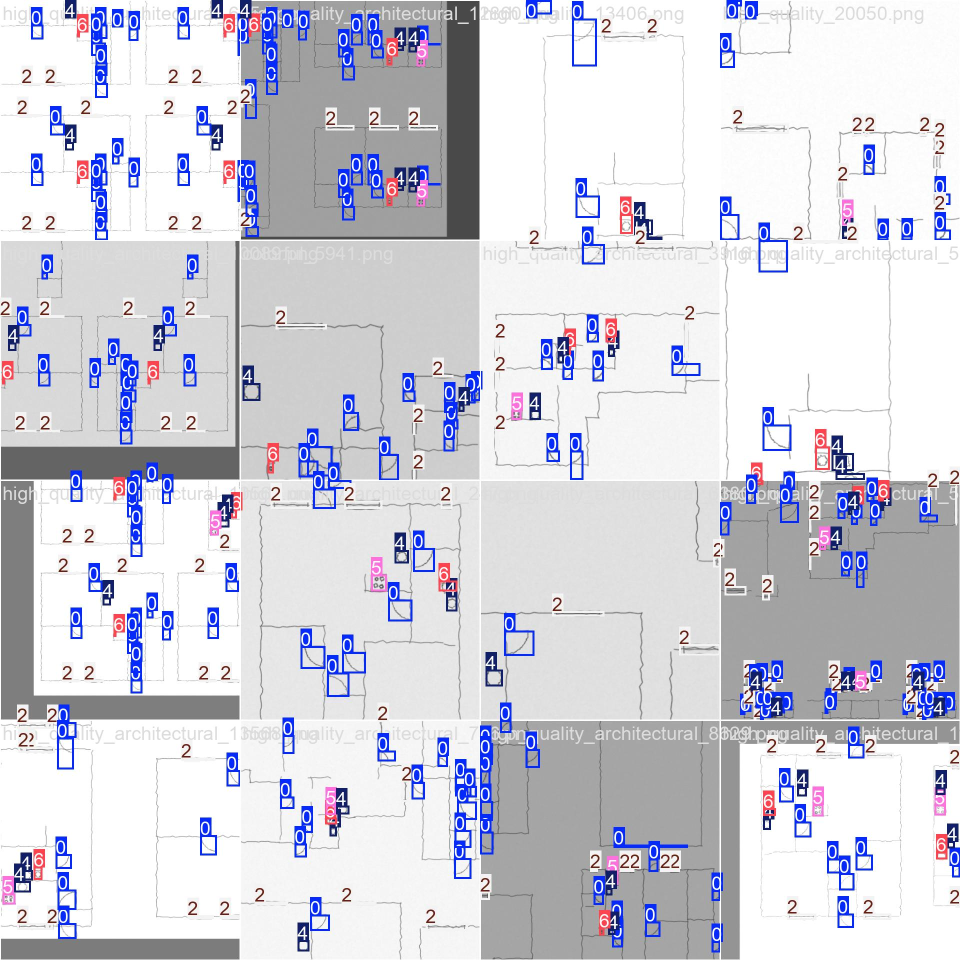
#> input picture product/backend/weights/train/train_batch0.jpg, 1920 x 1920 px (shown at 1/2 size)
$ python -i pipeline_profiles.py   (imports and definitions only)
#> lines starting #> are read from the running program, lines starting #| are printed output that depends on the picture; after the words box and inside, x2 and y2 are one past the last pixel; in counts of white or black regions, pixels touching at a corner belong together
"""Input-domain routing and calibrated pipeline profiles.

The two domains deliberately share one public 512 px coordinate space and one
floorplan JSON schema.  Only preparation, model recommendations and geometry
repair strength differ.
"""

from __future__ import annotations

import cv2
import numpy as np


PIPELINE_PROFILES = {
    "hand_sketch": {
        "label": "Hand sketch",
        "description": "Tolerant cleanup and topology repair for photographed or hand-drawn plans.",
        "default_gamma": 1.25,
        "cleanup_mode": "on",
        "recommended_yolo": "yolo_real_Aug_3.pt",
        "recommended_unet": "unet_real_finetuned_v1.pt",
        "geometry_profile": "hand_sketch",
        "use_yolo_ensemble": True,
    },
    "professional_plan": {
        "label": "Professional plan",
        "description": "Conservative vectorization that preserves clean CAD and architectural geometry.",
        "default_gamma": 1.0,
        "cleanup_mode": "off",
        "recommended_yolo": "yolo_cc_Sketch_1.pt",
        "recommended_unet": "finalunet.pt",
        "geometry_profile": "professional_plan",
        "use_yolo_ensemble": False,
    },
}

PIPELINE_MODES = {"auto", *PIPELINE_PROFILES}


# [12 lines left out: function public_pipeline_profiles, not called in this run]


def _as_rgb(image: np.ndarray) -> np.ndarray:
    if image.ndim == 2:
        return cv2.cvtColor(image, cv2.COLOR_GRAY2RGB)
    if image.ndim == 3 and image.shape[2] == 4:
        return cv2.cvtColor(image, cv2.COLOR_RGBA2RGB)
    if image.ndim == 3 and image.shape[2] == 3:
        return image.astype(np.uint8, copy=False)
    raise ValueError(f"Unsupported image shape for pipeline routing: {image.shape}")


def classify_floorplan_style(image: np.ndarray) -> dict:
    """Distinguish clean exported plans from photographed/hand-drawn input.

    This is intentionally a transparent heuristic, not another opaque model.
    The UI exposes its decision and always lets the user override it.
    """
    rgb = _as_rgb(image)
    gray = cv2.cvtColor(rgb, cv2.COLOR_RGB2GRAY)
    height, width = gray.shape

    channels = rgb.astype(np.int16)
    chroma = channels.max(axis=2) - channels.min(axis=2)
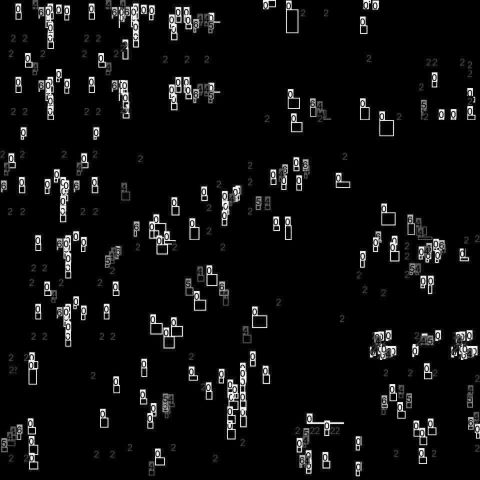
#> chroma: shape (1920, 1920) int16 (shown at 1/4 size); min 0, max 255, mean 13.4
    colored_ink_ratio = float(np.mean((chroma >= 14) & (gray <= 235)))
#> colored_ink_ratio = 0.0916
    paper_brightness = float(np.median(gray))
#> paper_brightness = 232

    sigma = max(gray.shape) / 30.0
    background = cv2.GaussianBlur(gray, (0, 0), sigma)
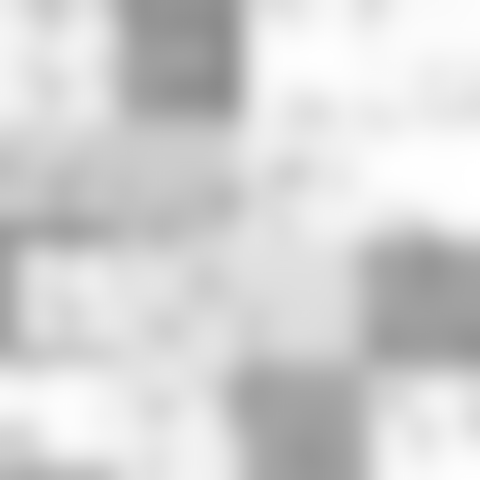
#> background: shape (1920, 1920) (shown at 1/4 size); min 137, max 255, mean 210.9
    residual = np.abs(gray.astype(np.float32) - background.astype(np.float32))
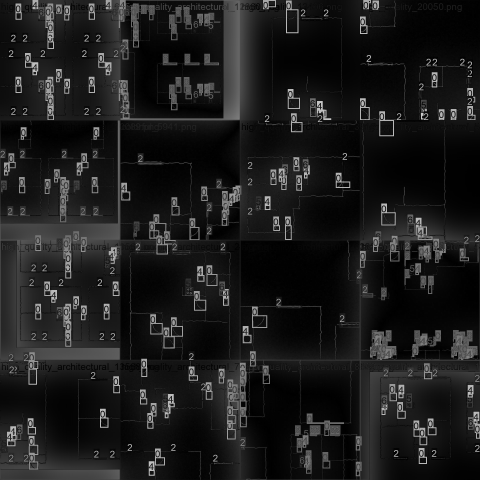
#> residual: shape (1920, 1920) float32 (shown at 1/4 size); min 0, max 224, mean 27.2
    bright_cutoff = float(np.percentile(gray, 70))
#> bright_cutoff = 253
    paper_region = residual[gray >= bright_cutoff]
    texture = float(np.median(paper_region)) if paper_region.size else float(np.median(residual))
#> texture = 18

    _, ink = cv2.threshold(gray, 0, 255, cv2.THRESH_BINARY_INV + cv2.THRESH_OTSU)
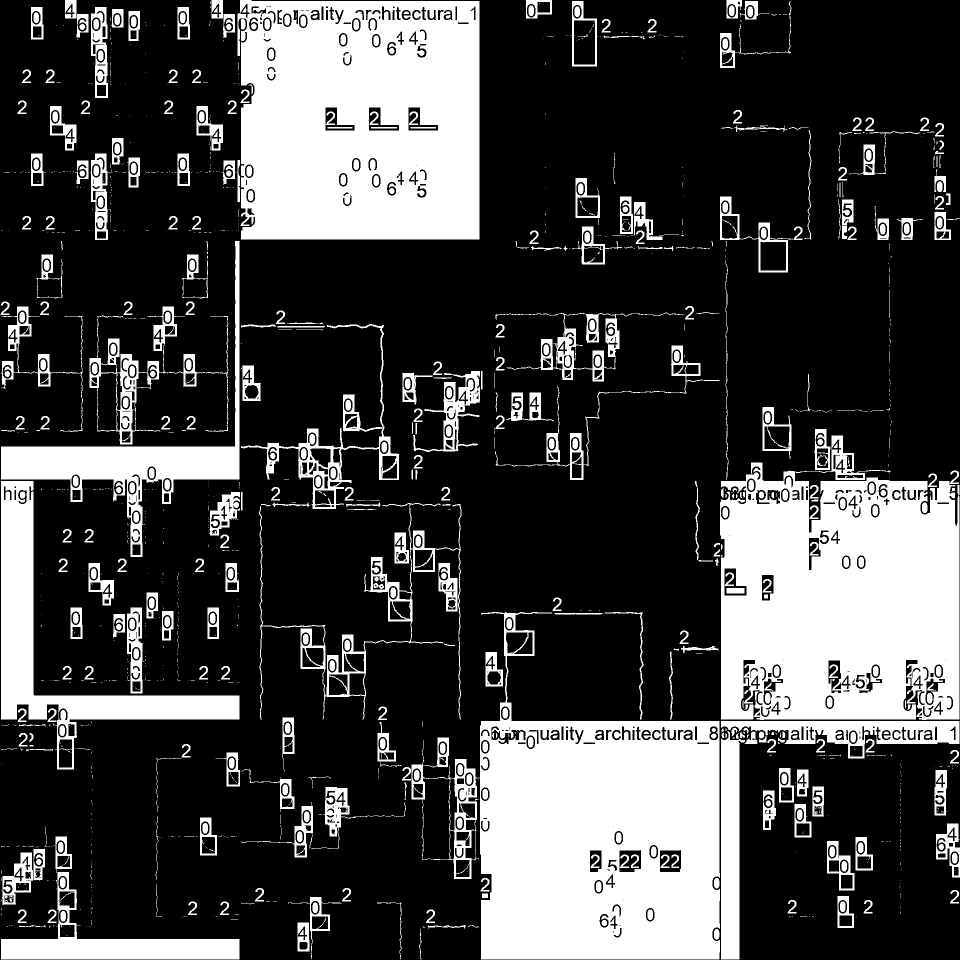
#> ink: shape (1920, 1920) (shown at 1/2 size); 26.8% white; 1413 white regions (880 under 20 px), largest, box (x1, y1, x2, y2) and area: (960, 1224, 1440, 1919) 215526, (475, 0, 959, 479) 210268, (1440, 871, 1919, 1440) 205305
    lines = cv2.HoughLinesP(
        ink,
        1,
        np.pi / 180,
        threshold=max(18, int(min(height, width) * 0.035)),
        minLineLength=max(24, int(min(height, width) * 0.09)),
        maxLineGap=max(4, int(min(height, width) * 0.015)),
    )
#> lines = 1921 rows, first 6: [1445, 962, 1918, 1435], [480, 11, 947, 478], [432, 0, 910, 478], [1443, 980, 1918, 1455], [438, 0, 916, 478], [1445, 978, 1918, 1451]
    line_count = 0
    orthogonal_ratio = 0.0
    if lines is not None:
        line_segments = np.asarray(lines).reshape(-1, 4)
#> line_segments has the same summary as lines
        line_count = len(line_segments)
#> line_count = 1921
        orthogonal = 0
        for x1, y1, x2, y2 in line_segments:
            angle = abs(np.degrees(np.arctan2(y2 - y1, x2 - x1))) % 90.0
            distance_to_axis = min(angle, 90.0 - angle)
            orthogonal += distance_to_axis <= 2.5
#> this loop made 1921 passes
#> (x1, y1, x2, y2, angle, distance_to_axis) on passes 1 to 3: (1445, 962, 1918, 1435, 45, 45), (480, 11, 947, 478, 45, 45), (432, 0, 910, 478, 45, 45)
#> after the loop, orthogonal = 255
        orthogonal_ratio = orthogonal / max(1, line_count)
#> orthogonal_ratio = 0.133

    professional_score = 0.0
    professional_score += 0.28 if colored_ink_ratio < 0.003 else 0.0
#> professional_score = 0
    professional_score += 0.22 if paper_brightness >= 244 else (0.10 if paper_brightness >= 238 else 0.0)
    professional_score += 0.20 if texture <= 1.5 else (0.08 if texture <= 3.0 else 0.0)
    professional_score += 0.22 * orthogonal_ratio
#> professional_score = 0.0292
    professional_score += 0.08 if line_count >= 4 else 0.0
#> professional_score = 0.109
    professional_score = float(np.clip(professional_score, 0.0, 1.0))

    resolved = "professional_plan" if professional_score >= 0.64 else "hand_sketch"
#> resolved = 'hand_sketch'
    confidence = 0.5 + min(0.49, abs(professional_score - 0.64) * 1.35)
#> confidence = 0.99
    return {
        "resolved_mode": resolved,
        "confidence": round(float(confidence), 3),
        "signals": {
            "professional_score": round(professional_score, 3),
            "colored_ink_ratio": round(colored_ink_ratio, 5),
            "paper_brightness": round(paper_brightness, 2),
            "paper_texture": round(texture, 2),
            "orthogonal_line_ratio": round(float(orthogonal_ratio), 3),
            "long_line_count": int(line_count),
        },
    }


# [15 lines left out: function resolve_pipeline_mode, not called in this run]

>>> import cv2
>>> picture = cv2.cvtColor(cv2.imread('weights/train/train_batch0.jpg'), cv2.COLOR_BGR2RGB)
>>> result = classify_floorplan_style(picture)
#> result = 3 items

$ run again, on product/backend/weights/train/train_batch1.jpg
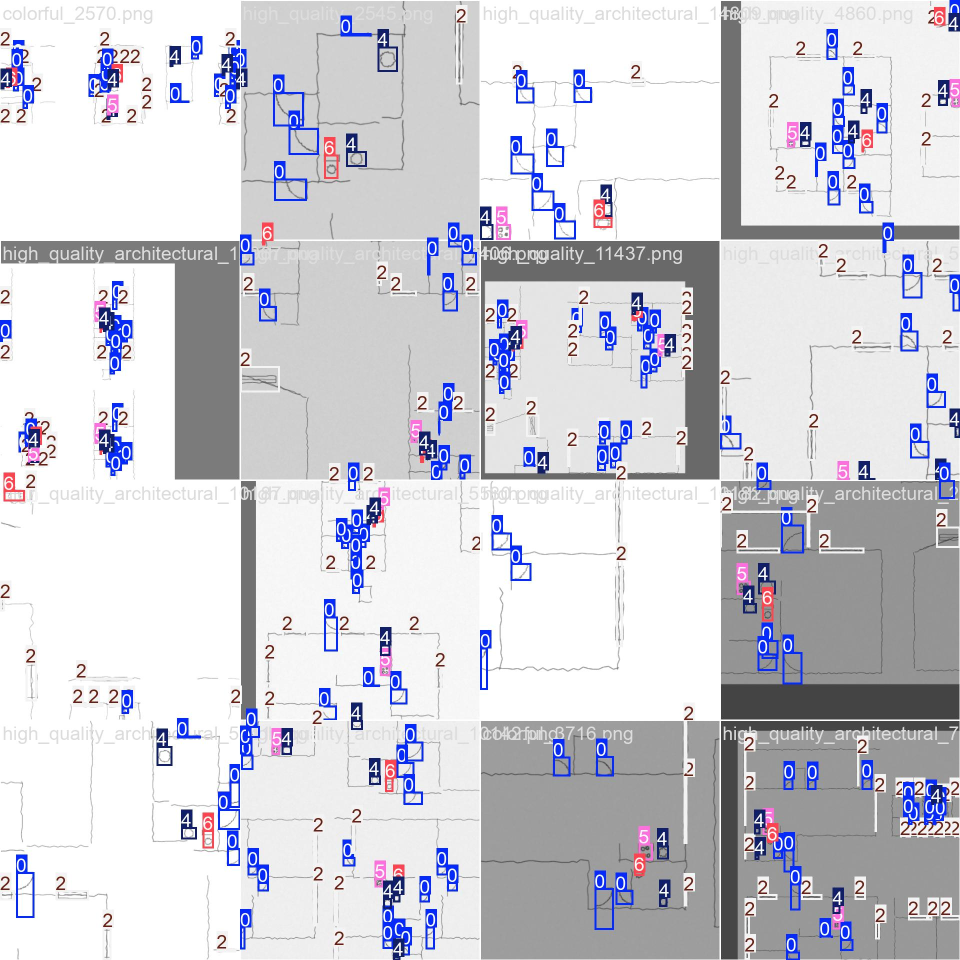
#> input picture product/backend/weights/train/train_batch1.jpg, 1920 x 1920 px (shown at 1/2 size)
#> colored_ink_ratio = 0.0788
#> paper_brightness = 237
#> in classify_floorplan_style, `residual = np.abs(gray.astype(np.float32) - background.astype(np.float..`:
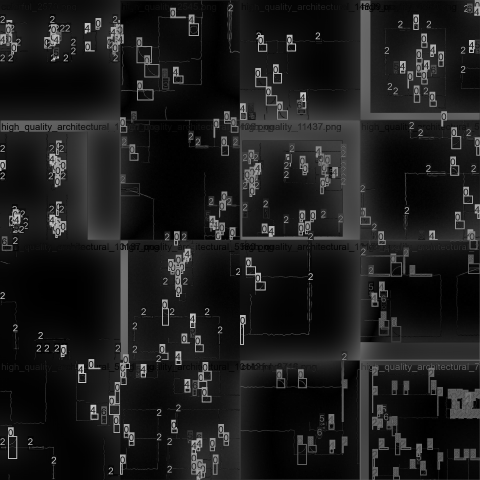
#> residual: shape (1920, 1920) float32 (shown at 1/4 size); min 0, max 228, mean 28.2
#> bright_cutoff = 254
#> texture = 13
#> in classify_floorplan_style, `_, ink = cv2.threshold(gray, 0, 255, cv2.THRESH_BINARY_INV + cv2.THRES..`:
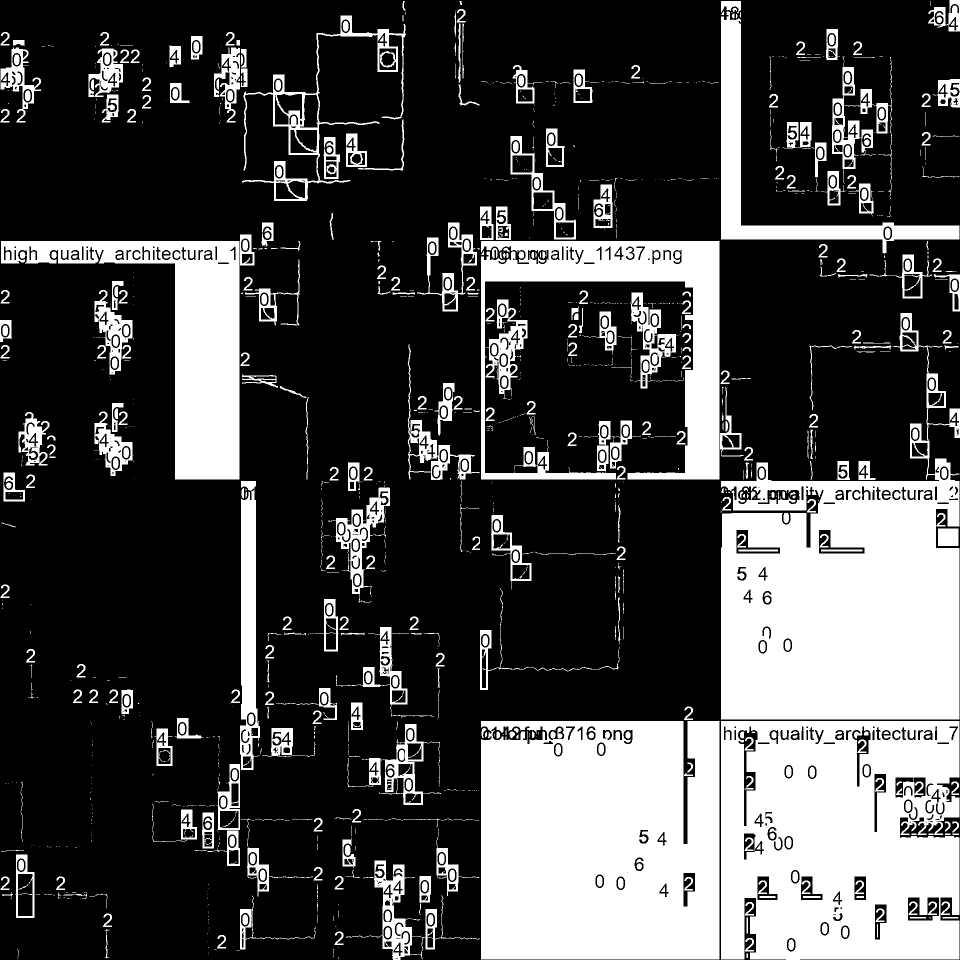
#> ink: shape (1920, 1920) (shown at 1/2 size); 27.9% white; 1404 white regions (804 under 20 px), largest, box (x1, y1, x2, y2) and area: (962, 1442, 1439, 1919) 216831, (1442, 626, 1920, 1439) 216231, (1442, 1442, 1919, 1920) 195737
#> lines = 1413 rows, first 6: [1027, 1918, 1918, 1027], [996, 1918, 1918, 996], [1002, 1918, 1918, 1002], [1133, 1918, 1918, 1133], [962, 1914, 1914, 962], [962, 1900, 1915, 947]
#> line_segments has the same summary as lines
#> line_count = 1413
#> the loop in classify_floorplan_style, `for x1, y1, x2, y2 in line_segments:` made 1413 passes
#> after the loop in classify_floorplan_style, `for x1, y1, x2, y2 in line_segments:`: orthogonal = 148
#> orthogonal_ratio = 0.105
#> in classify_floorplan_style, `professional_score += 0.28 if colored_ink_ratio < 0.003 else 0.0`: professional_score = 0
#> in classify_floorplan_style, `professional_score += 0.22 * orthogonal_ratio`: professional_score = 0.023
#> in classify_floorplan_style, `professional_score += 0.08 if line_count >= 4 else 0.0`: professional_score = 0.103
#> resolved = 'hand_sketch'
#> confidence = 0.99
#> result = 3 items

$ run again, on product/backend/weights/train/train_batch13700.jpg
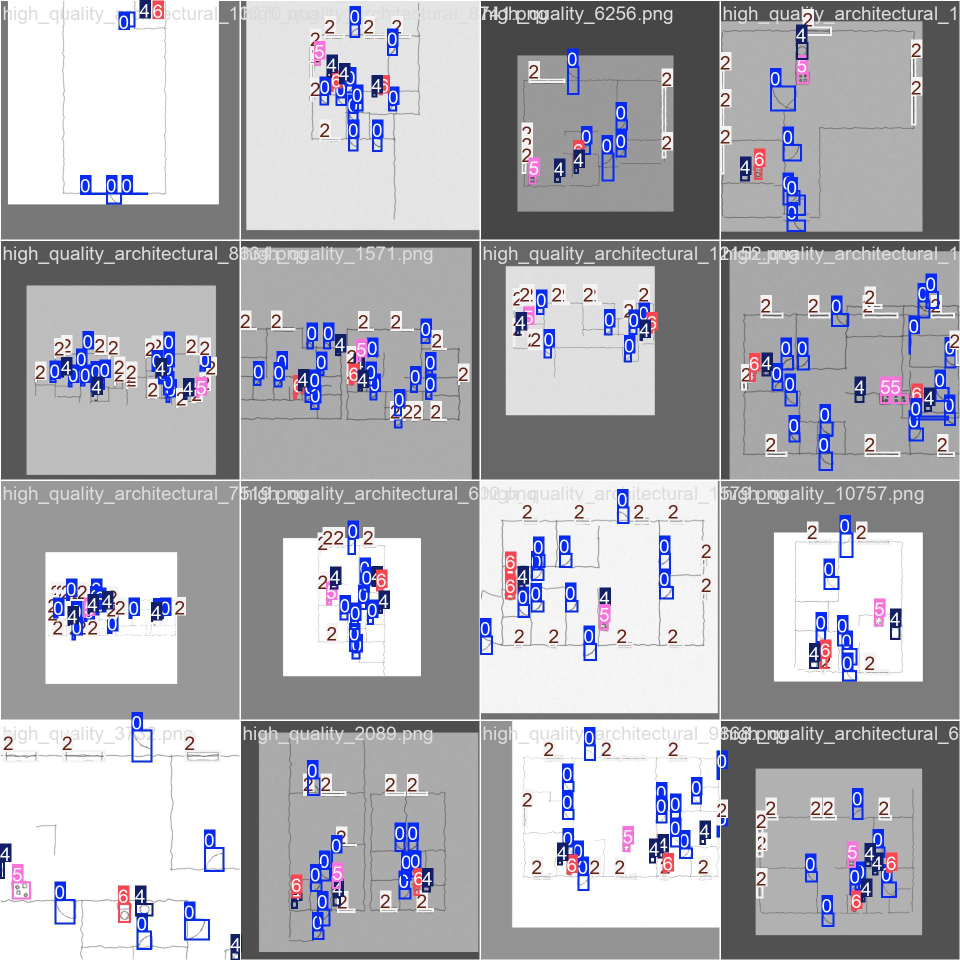
#> input picture product/backend/weights/train/train_batch13700.jpg, 1920 x 1920 px (shown at 1/2 size)
#> colored_ink_ratio = 0.0761
#> paper_brightness = 171
#> in classify_floorplan_style, `residual = np.abs(gray.astype(np.float32) - background.astype(np.float..`:
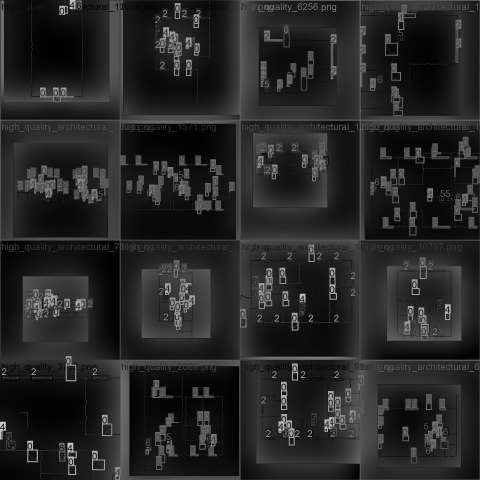
#> residual: shape (1920, 1920) float32 (shown at 1/4 size); min 0, max 222, mean 38.1
#> bright_cutoff = 229
#> texture = 34
#> in classify_floorplan_style, `_, ink = cv2.threshold(gray, 0, 255, cv2.THRESH_BINARY_INV + cv2.THRES..`:
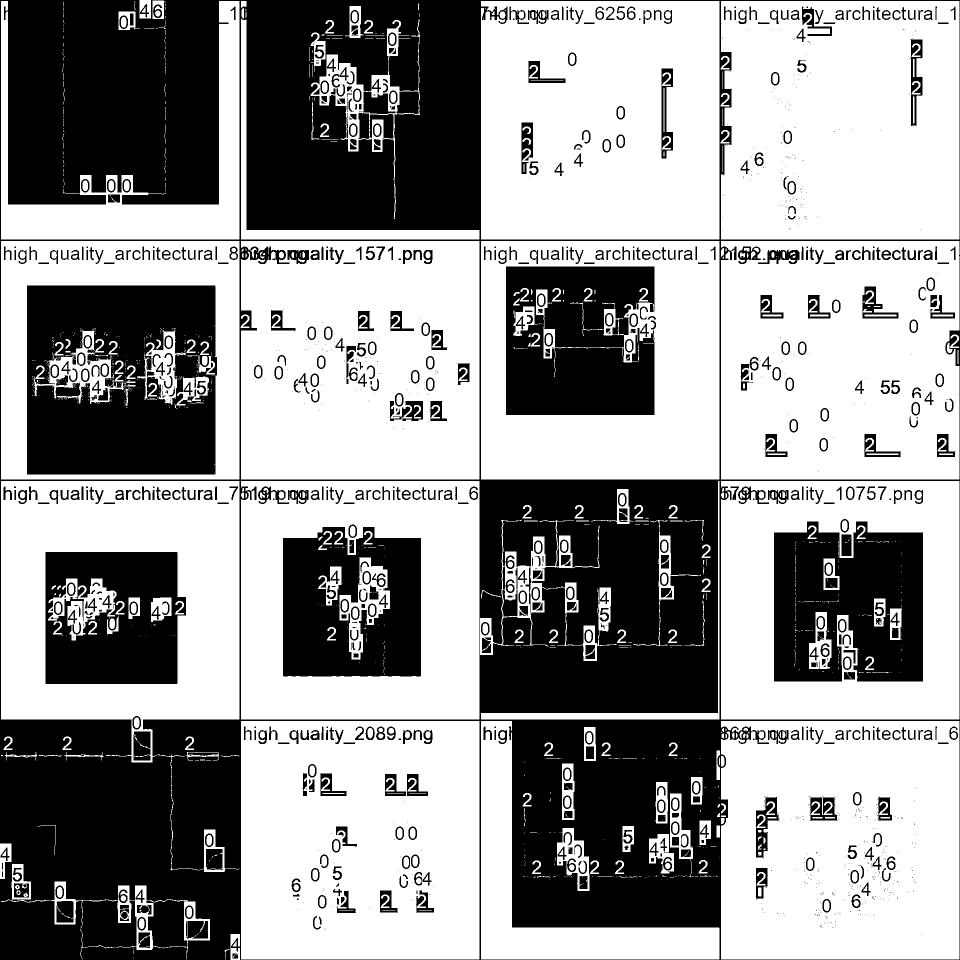
#> ink: shape (1920, 1920) (shown at 1/2 size); 59.6% white; 1337 black regions (687 under 20 px), largest, box (x1, y1, x2, y2) and area: (0, 0, 1920, 1920) 948777, (54, 571, 434, 949) 121213, (1012, 533, 1309, 830) 76320
#> line_count = 4331
#> the loop in classify_floorplan_style, `for x1, y1, x2, y2 in line_segments:` made 4331 passes
#> (x1, y1, x2, y2, angle, distance_to_axis) on passes 1 to 3: (1355, 958, 1918, 395, 45, 45), (2, 1356, 226, 1181, 38, 38), (355, 1268, 1047, 576, 45, 45)
#> after the loop in classify_floorplan_style, `for x1, y1, x2, y2 in line_segments:`: orthogonal = 320
#> orthogonal_ratio = 0.0739
#> in classify_floorplan_style, `professional_score += 0.28 if colored_ink_ratio < 0.003 else 0.0`: professional_score = 0
#> in classify_floorplan_style, `professional_score += 0.22 * orthogonal_ratio`: professional_score = 0.0163
#> in classify_floorplan_style, `professional_score += 0.08 if line_count >= 4 else 0.0`: professional_score = 0.0963
#> resolved = 'hand_sketch'
#> confidence = 0.99
#> result = 3 items
